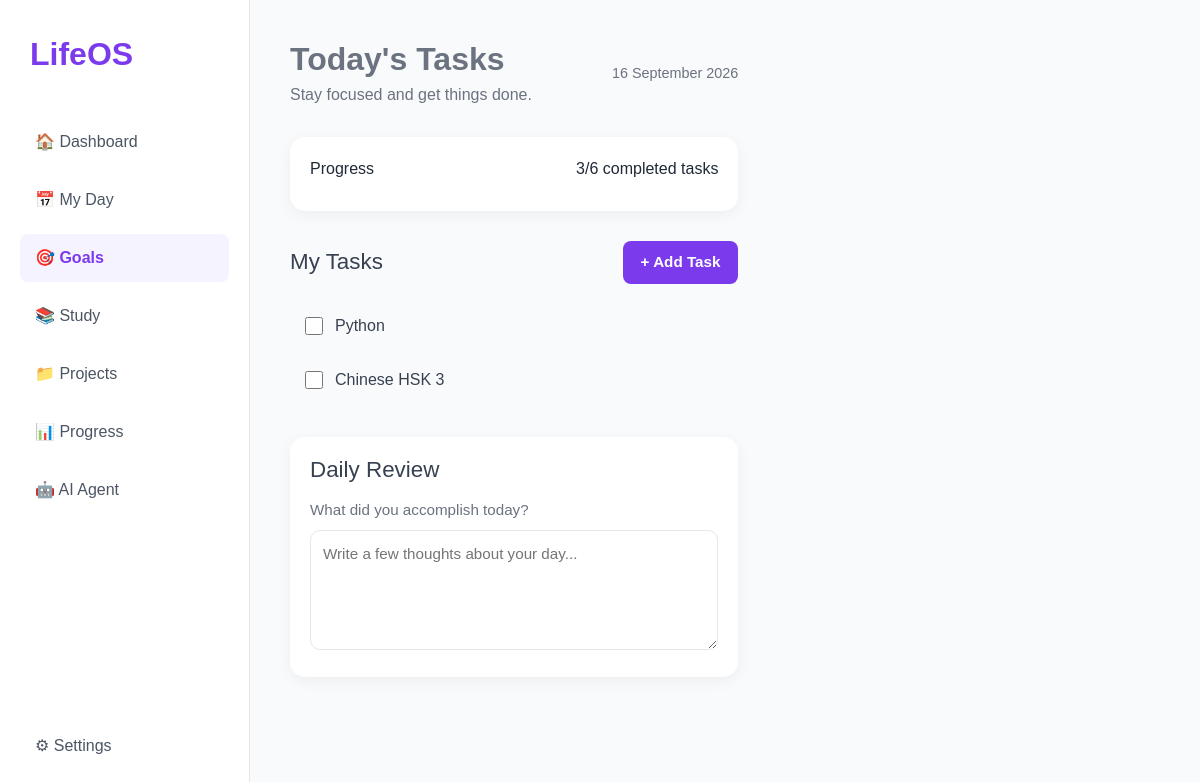
Page /Task on the earlier database version.
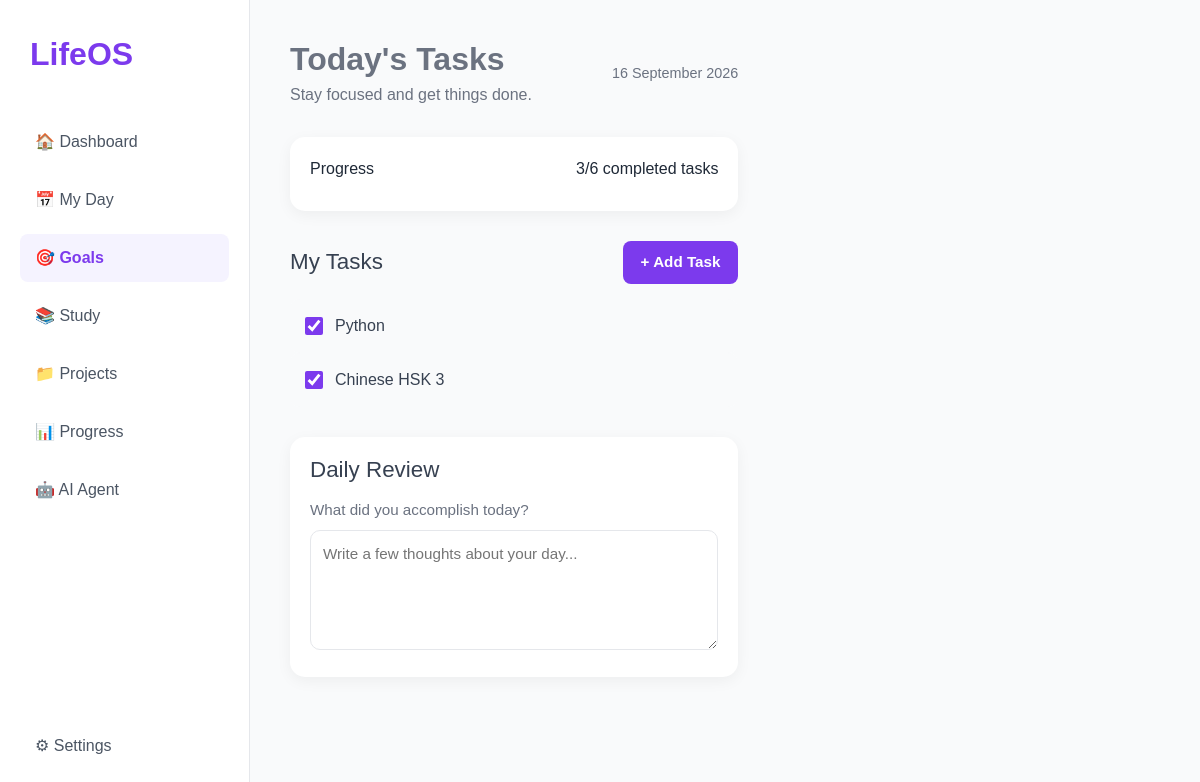
Same page on the later database version.
### tables this page shows
CREATE TABLE Task_Table(
    id INTEGER Primary key AUTOINCREMENT,
    goal_id INTEGER NOT NULL  REFERENCES Goals_table(id),
    user_id INTEGER NOT NULL REFERENCES user_table(id),
    title Text NOT NULL,
    description_task TEXT NOT NULL,
    due_date DATE NOT NULL,
    start_time Timestamp Not NULL,
    is_completed Boolean Default False,
    completed_at Timestamp Null,
    created_at Timestamp Default Current_timestamp
);

### app.py (the view)
@app.route("/Task")
def tasks():
          conn = get_db()
          tasks = conn.execute( "SELECT * FROM Task_Table").fetchall()
          print("Tasks retrieved:", len(tasks))
          print("Task records:", tasks)
          conn.close()
          return render_template("Task.html", tasks=tasks)

### app.py (called while the page is built)
def get_db():
    conn = sqlite3.connect("lifeos.db")
    conn.row_factory = sqlite3.Row
    return conn

### templates/Task.html (shortened to what this page needs)
<!DOCTYPE html>
<html lang="en">
<head>
    <link rel="stylesheet"
          href="https://cdnjs.cloudflare.com/ajax/libs/font-awesome/7.3.0/css/all.min.css">
    <link href="https://cdn.jsdelivr.net/npm/bootstrap@5.3.8/dist/css/bootstrap.min.css"
          rel="stylesheet"
>
    <link rel="stylesheet" href="/static/css/style.css">
</head>
<body>
    <div class="dashboard-container">
        <aside class="sidebar">
            <div class="sidebar-logo">
                LifeOS
            </div>
            <nav class="sidebar-nav">
                <a href="#">
                    🏠 Dashboard
                </a>
                <a href="#">
                    📅 My Day
                </a>
                <a href="#" class="active">
                    🎯 Goals
                </a>
                <a href="#">
                    📚 Study
                </a>
                <a href="#">
                    📁 Projects
                </a>
                <a href="#">
                    📊 Progress
                </a>
                <a href="#">
                    🤖 AI Agent
                </a>
            </nav>
            <div class="sidebar-bottom">
                <a href="#">
                    ⚙ Settings
                </a>
            </div>
        </aside>
       <section class="task-container">
    <div class="task-content">
        <div class="task-header">
            <div>
                <h1>Today's Tasks</h1>
                <p>Stay focused and get things done.</p>
            </div>
            <span class="Date">16 September 2026</span>
        </div>
        <div class="progression-section">
            <div class="progress-info">
                <span>Progress</span>
                <span>3/6 completed tasks</span>
            </div>
        </div>
        <div class="task-heading">
            <h2>My Tasks</h2>
            <button id="toggleformBtn" type="button" class="add-task">
                + Add Task
            </button>
        </div>
    <div class="task_list">
    {% for task in tasks %}
        <div class="task-item">
            <input
                type="checkbox"
                id="task{{ task['id'] }}"
                data-task-id="{{ task['id'] }}"
                {% if task['is_completed'] %}checked{% endif %}
            >
            <label for="task{{ task['id'] }}">
                {{ task["title"] }}
            </label>
        </div>
    {% endfor %}
</div>
        <div class="daily-review">
            <h2>Daily Review</h2>
            <label for="review">What did you accomplish today?</label>
            <textarea id="review"
                placeholder="Write a few thoughts about your day..."></textarea>
        </div>
    </div>
</section>
        </body>
</html>

### static/css/style.css (style rules this page uses)
* { margin: 0; padding: 0; box-sizing: border-box; }
body { font-family: Arial, Helvetica, sans-serif; background-color: #ffffff; color: #1f2937; min-height: 100vh; }
h1 { font-size: 2.5rem; margin-bottom: 15px; font-weight: bold; line-height: 1.2; }
body { font-family: Arial, Helvetica, sans-serif; background-color: #f9fafb; color: #1f2937; }
.dashboard-container { display: flex; min-height: 100vh; }
.sidebar { width: 250px; min-height: 100vh; background-color: #ffffff; border-right: 1px solid #e5e7eb; padding: 30px 20px; display: flex; flex-direction: column; }
.sidebar-logo { font-size: 2rem; font-weight: bold; color: #7C3AED; margin-bottom: 40px; padding-left: 10px; }
.sidebar-nav { display: flex; flex-direction: column; gap: 10px; }
.sidebar-nav a { text-decoration: none; color: #4b5563; padding: 12px 15px; border-radius: 8px; transition: 0.3s ease; }
.sidebar-nav a.active { background-color: #f5f3ff; color: #7C3AED; font-weight: bold; }
.sidebar-bottom { margin-top: auto; }
.sidebar-bottom a { display: block; text-decoration: none; color: #4b5563; padding: 12px 15px; border-radius: 8px; }
.task-container { background-color: #f9fafb; padding: 40px; min-height: 100vh; }
.task-content { width: 100%; max-width: 1100px; margin: 0 auto; }
.task-header { display: flex; justify-content: space-between; align-items: center; gap:5rem; }
.task-header h1 { color: #6b7280; font-size: 2rem; font-weight: bold; margin-bottom: 5px; }
.task-header p { color: #6b7280; margin: 0; }
.Date { color: #6b7280; font-size: 0.9rem; }
.progression-section { background-color: #ffffff; padding: 20px; margin-top: 30px; border-radius: 15px; box-shadow: 0 4px 15px rgba(0, 0, 0, 0.05); }
.progress-info { display: flex; justify-content: space-between; align-items: center; margin-bottom: 10px; }
.task-heading { display: flex; justify-content: space-between; align-items: center; margin-top: 30px; margin-bottom: 15px; }
.task-heading h2 { color: #374151; font-size: 1.4rem; margin: 0; }
.add-task { background-color: #7c3aed; color: #ffffff; border: none; border-radius: 8px; padding: 10px 18px; font-size: 0.95rem; font-weight: 600; cursor: pointer; transition: 0.3s ease; }
.task-item { display: flex; align-items: center; gap: 12px; padding: 15px; background-color: #f9fafb; border-radius: 10px; transition: 0.3s ease; }
.task-item input[type="checkbox"] { width: 18px; height: 18px; accent-color: #7c3aed; cursor: pointer; }
.task-item label { color: #374151; font-size: 1rem; cursor: pointer; }
.daily-review { background-color: #ffffff; padding: 20px; margin-top: 30px; border-radius: 15px; box-shadow: 0 4px 15px rgba(0, 0, 0, 0.05); }
.daily-review h2 { color: #374151; font-size: 1.4rem; margin-bottom: 15px; }
.daily-review label { display: block; color: #6b7280; font-size: 0.95rem; margin-bottom: 8px; }
.daily-review textarea { width: 100%; min-height: 120px; padding: 12px; border: 1px solid #e5e7eb; border-radius: 10px; font-family: inherit; font-size: 0.95rem; resize: vertical; outline: none; transition: 0.3s ease; }

Differences in the rows shown:
changed Task_Table "Python": is_completed "☐" → "☑"
changed Task_Table "Chinese HSK 3": is_completed "☐" → "☑"
